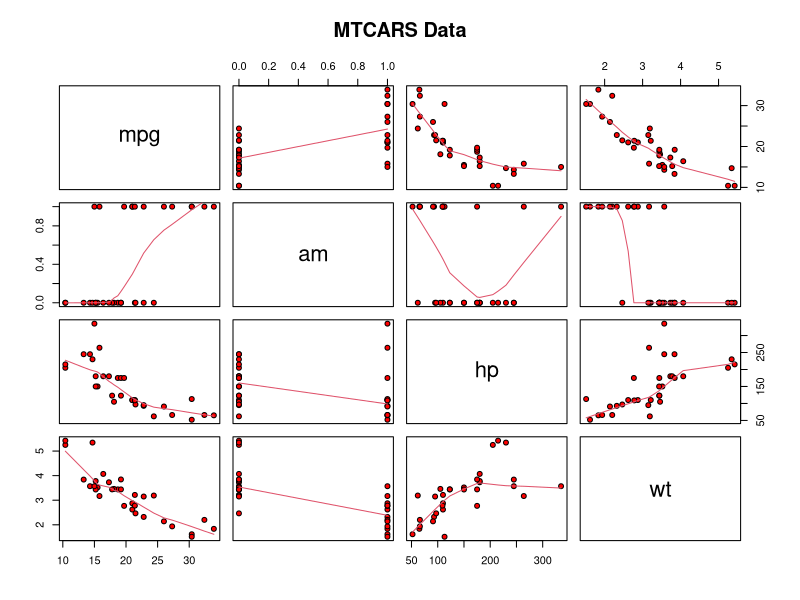
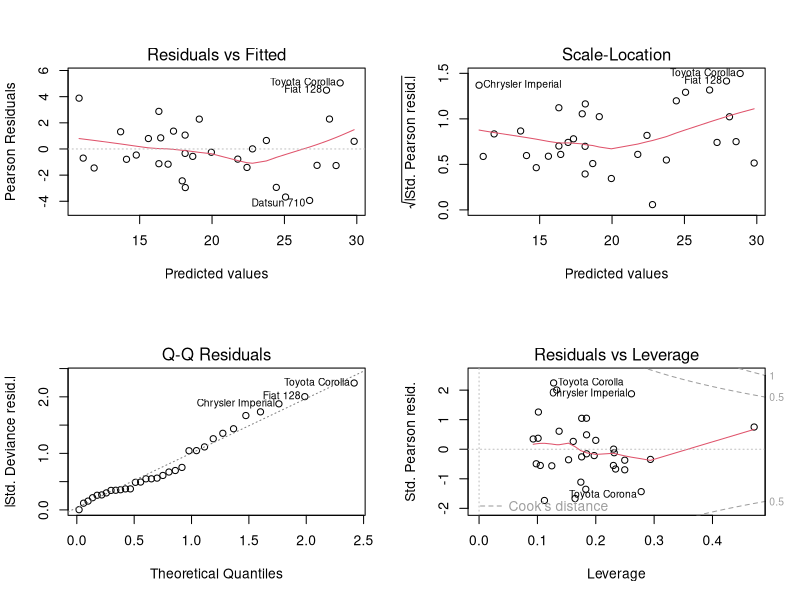

Source code (R) for these figures, in order:
## ---- chunk 1
data(mtcars)
attach(mtcars)
names(mtcars)
head(mtcars)
pairs(~mpg+am+hp+wt,panel=panel.smooth,main="MTCARS Data",pch=21,bg = c("red", "green3")[unclass(am)])
layout(matrix(c(1,2,3,4),2,2))

plot(glm(mpg ~ as.factor(cyl) + as.factor(am) + hp + wt, data=mtcars))
